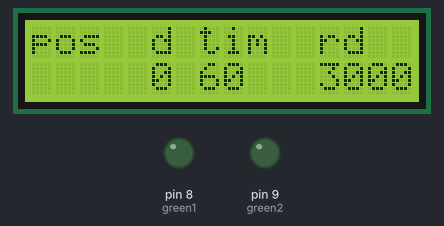
A sketch run on a simulated Arduino Uno, built with avr-gcc and run on an emulated ATmega328P. Shown: 16×2 character LCD, output pins drawn as LEDs (lit = HIGH). Pins used as bus, display or sensor lines are not drawn.

Above: at 0.1 s.
At 2.3 s:
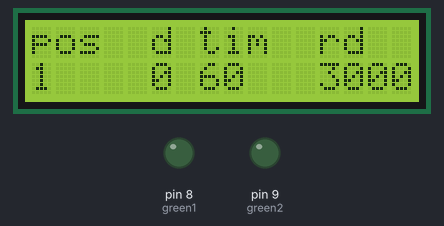
At 62.5 s:
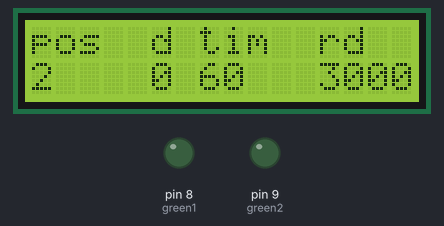
At 122.7 s:
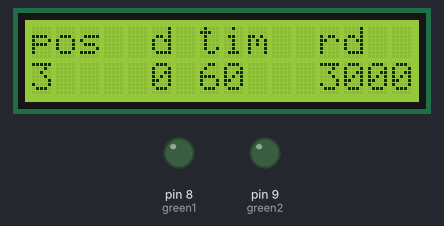
Timing chart, 0 to 124.2 s (numbered marks = the images above):
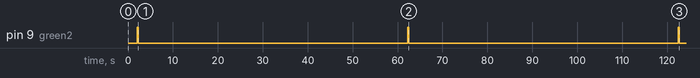

Measured:
- by itself, pin 9 (green2): alternates HIGH for 0.20 s and LOW for 60.0 s
- what the display in image 1 shows lasts 60.2 s, from 2.1 s to 62.3 s

The sketch:

simpletimer.ino
```cpp
#include <Wire.h>
#include <LiquidCrystal_I2C.h>
LiquidCrystal_I2C lcd(0x27,16,2);
int brown1 = 6;
int brown2 = 7;
int green1 = 8;
int green2 = 9;
int pos=0;
int dis=0;
long timer=60000;
int rd=3000;

void setup()
{
  lcd.init();   // initialize the lcd
  lcd.backlight();
    pinMode(green1, OUTPUT);
    pinMode(green2, OUTPUT);
    pinMode(brown1, OUTPUT);
    pinMode(brown2, OUTPUT);
  initlcd();
}
void loop()
{
something();
}

void initlcd()
{
  lcd.clear();
  lcd.setCursor(0,0);
  lcd.print("pos");
  lcd.setCursor(5,0);
  lcd.print("d");
  lcd.setCursor(5,1);
  lcd.print(dis);
  lcd.setCursor(7,0);
  lcd.print("tim");
  lcd.setCursor(7,1);
  lcd.print(timer/1000);
  lcd.setCursor(12,0);
  lcd.print("rd");
  lcd.setCursor(12,1);
  lcd.print(rd);
}

void something()
{
  delay(2000);
    for(int i=1; i<= rd; i++)
  {
    lcd.setCursor(0,1);
    lcd.print(i);
   all();
   delay(200);
   ting();
   delay(timer);

  }

}

void all()
{
          digitalWrite(green1,LOW);
          digitalWrite(green2,HIGH);
          digitalWrite(brown1,LOW);
          digitalWrite(brown2,HIGH);

}
void ting()
        {
          digitalWrite(green1,LOW);
          digitalWrite(green2,LOW);
          digitalWrite(brown1,LOW);
          digitalWrite(brown2,LOW);
        }
```
